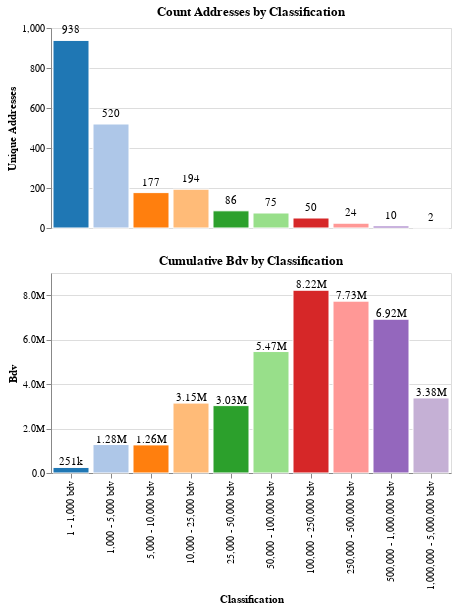

Notebook cell for this chart:
### Code cell
breakpoints = [
    1, 1e3, .5e4, 1e4, 2.5e4, 5e4, 1e5, 2.5e5, 5e5, 1e6, 5e6, float("inf") 
]
c = chart_bin_count_value_aggregate(df_farmers, "bdv", breakpoints)
c

### Figure 1 — Vega-Lite specification as saved in the notebook (floating-point values rounded to 4 significant figures)
{"config": {"view": {"continuousWidth": 400, "continuousHeight": 300}}, "vconcat": [{"layer": [{"mark": "bar", "encoding": {"color": {"field": "class", "legend": null, "scale": {"domain": ["001.1 - 1,000 bdv", "002.1,000 - 5,000 bdv", "003.5,000 - 10,000 bdv", "004.10,000 - 25,000 bdv", "005.25,000 - 50,000 bdv", "006.50,000 - 100,000 bdv", "007.100,000 - 250,000 bdv", "008.250,000 - 500,000 bdv", "009.500,000 - 1,000,000 bdv", "010.1,000,000 - 5,000,000 bdv"], "range": ["#1F77B4", "#AEC7E8", "#FF7F0E", "#FFBB78", "#2CA02C", "#98DF8A", "#D62728", "#FF9896", "#9467BD", "#C5B0D5"]}, "type": "ordinal"}, "stroke": {"condition": {"value": "black", "selection": "selector001"}, "value": "white"}, "x": {"axis": null, "field": "class", "type": "ordinal"}, "y": {"axis": {"title": "Unique Addresses"}, "field": "count", "type": "quantitative"}}, "height": 200, "selection": {"selector001": {"type": "single", "encodings": ["x"], "nearest": true, "on": "mouseover", "empty": "none", "clear": "mouseout"}}, "title": "Count Addresses by Classification", "width": 400}, {"mark": {"type": "text", "color": "black", "dy": -10}, "encoding": {"color": {"value": "black"}, "stroke": {"value": "black"}, "strokeWidth": {"condition": {"value": 0.6, "selection": "selector001"}, "value": 0}, "text": {"field": "count", "format": ",d", "type": "quantitative"}, "x": {"axis": null, "field": "class", "type": "ordinal"}, "y": {"axis": {"title": "Unique Addresses"}, "field": "count", "type": "quantitative"}}, "height": 200, "title": "Count Addresses by Classification", "width": 400}], "data": {"name": "data-e7b50f33f63d5ca1cc3aa0b21ca759d6"}}, {"layer": [{"mark": "bar", "encoding": {"color": {"field": "class", "legend": null, "scale": {"domain": ["001.1 - 1,000 bdv", "002.1,000 - 5,000 bdv", "003.5,000 - 10,000 bdv", "004.10,000 - 25,000 bdv", "005.25,000 - 50,000 bdv", "006.50,000 - 100,000 bdv", "007.100,000 - 250,000 bdv", "008.250,000 - 500,000 bdv", "009.500,000 - 1,000,000 bdv", "010.1,000,000 - 5,000,000 bdv"], "range": ["#1F77B4", "#AEC7E8", "#FF7F0E", "#FFBB78", "#2CA02C", "#98DF8A", "#D62728", "#FF9896", "#9467BD", "#C5B0D5"]}, "type": "ordinal"}, "stroke": {"condition": {"value": "black", "selection": "selector001"}, "value": "white"}, "x": {"axis": {"labelExpr": "split(datum.value, '.')[1]", "title": "Classification"}, "field": "class", "type": "ordinal"}, "y": {"axis": {"format": ".2s", "title": "Bdv"}, "field": "bdv", "type": "quantitative"}}, "height": 200, "selection": {"selector001": {"type": "single", "encodings": ["x"], "nearest": true, "on": "mouseover", "empty": "none", "clear": "mouseout"}}, "title": "Cumulative Bdv by Classification", "width": 400}, {"mark": {"type": "text", "color": "black", "dy": -5}, "encoding": {"stroke": {"value": "black"}, "strokeWidth": {"condition": {"value": 0.6, "selection": "selector001"}, "value": 0}, "text": {"field": "bdv", "format": ".3s", "type": "quantitative"}, "x": {"axis": {"labelExpr": "split(datum.value, '.')[1]", "title": "Classification"}, "field": "class", "type": "ordinal"}, "y": {"axis": {"format": ".2s", "title": "Bdv"}, "field": "bdv", "type": "quantitative"}}, "height": 200, "title": "Cumulative Bdv by Classification", "width": 400}], "data": {"name": "data-30a8e91d7c0275b0e40209539263eb0a"}}], "$schema": "https://vega.github.io/schema/vega-lite/v4.17.0.json", "datasets": {"data-e7b50f33f63d5ca1cc3aa0b21ca759d6": [{"class": "001.1 - 1,000 bdv", "count": 938}, {"class": "002.1,000 - 5,000 bdv", "count": 520}, {"class": "003.5,000 - 10,000 bdv", "count": 177}, {"class": "004.10,000 - 25,000 bdv", "count": 194}, {"class": "005.25,000 - 50,000 bdv", "count": 86}, {"class": "006.50,000 - 100,000 bdv", "count": 75}, {"class": "007.100,000 - 250,000 bdv", "count": 50}, {"class": "008.250,000 - 500,000 bdv", "count": 24}, {"class": "009.500,000 - 1,000,000 bdv", "count": 10}, {"class": "010.1,000,000 - 5,000,000 bdv", "count": 2}], "data-30a8e91d7c0275b0e40209539263eb0a": [{"class": "001.1 - 1,000 bdv", "bdv": 250800.0}, {"class": "002.1,000 - 5,000 bdv", "bdv": 1280000.0}, {"class": "003.5,000 - 10,000 bdv", "bdv": 1265000.0}, {"class": "004.10,000 - 25,000 bdv", "bdv": 3146000.0}, {"class": "005.25,000 - 50,000 bdv", "bdv": 3032000.0}, {"class": "006.50,000 - 100,000 bdv", "bdv": 5466000.0}, {"class": "007.100,000 - 250,000 bdv", "bdv": 8225000.0}, {"class": "008.250,000 - 500,000 bdv", "bdv": 7734000.0}, {"class": "009.500,000 - 1,000,000 bdv", "bdv": 6919000.0}, {"class": "010.1,000,000 - 5,000,000 bdv", "bdv": 3377000.0}]}}
